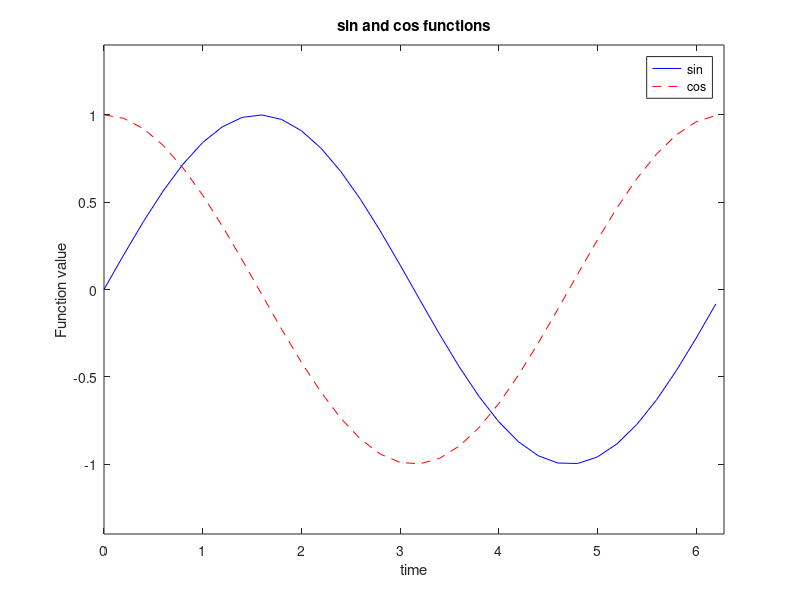

MATLAB code for this plot:
t=0:0.2:2*pi;
plot(t,sin(t),"b")
hold on;
plot(t,cos(t),"r--")
xlabel('time');
ylabel('Function value');
title('sin and cos functions');
legend('sin','cos');
xlim([0,2*pi]);
ylim([-1.4,1.4]);
